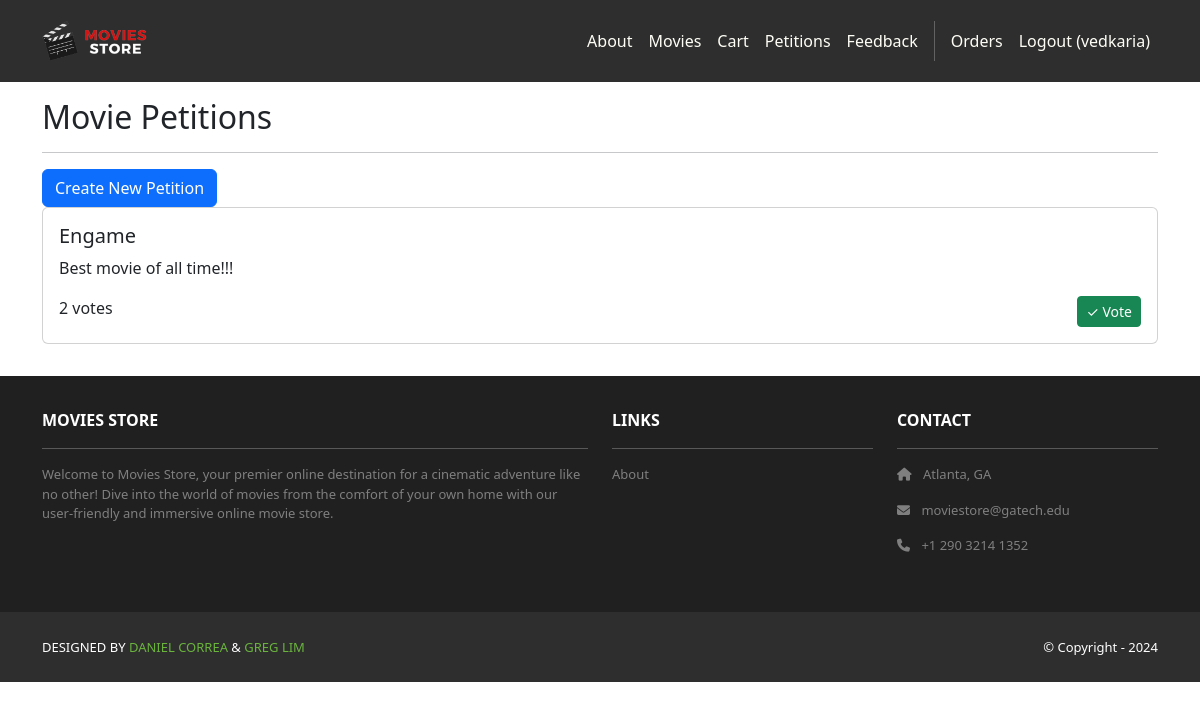
/petitions/ (signed in), run on the app's committed database.
### petitions/models.py (models this page shows, shortened)
class MoviePetition(models.Model):
    title = models.CharField(max_length=200)
    description = models.TextField()
    vote_count = models.IntegerField(default=0)

### petitions/views.py (the view)
# urls.py: path('', views.index, name='cart.index'),
def index(request):
    petitions = MoviePetition.objects.all()
    template_data = {}
    template_data['title'] = 'Movie Petitions'
    template_data['petitions'] = petitions
    return render(request, 'petitions/index.html', {'template_data': template_data})

### petitions/templates/petitions/index.html
{% extends 'base.html' %}
{% block content %}
<div class="p-3">
  <div class="container">
    <h2>Movie Petitions</h2>
    <hr />
    <a href="{% url 'petitions.create' %}" class="btn btn-primary">Create New Petition</a>
    {% if template_data.petitions %}
      {% for petition in template_data.petitions %}
        <div class="card mb-3">
          <div class="card-body">
            <h5>{{ petition.title }}</h5>
            <p>{{ petition.description }}</p>
            <div class="d-flex justify-content-between">
              <span>{{ petition.vote_count }} votes</span>
              <a href="/petitions/{{ petition.id }}/upvote/" class="btn btn-sm btn-success">
                ✓ Vote
              </a>
            </div>
          </div>
        </div>
      {% endfor %}
    {% endif %}
  </div>
</div>
{% endblock content %}

### moviesstore/templates/base.html (shortened to what this page needs)
<!DOCTYPE html>
<html>
  {% load static %}
  <head>
    <link href="https://cdn.jsdelivr.net/npm/bootstrap@5.3.3/dist/css/bootstrap.min.css" rel="stylesheet">
    <link rel="stylesheet" href="https://cdnjs.cloudflare.com/ajax/libs/font-awesome/6.1.1/css/all.min.css">
    <link rel="stylesheet" type="text/css" href="{% static 'css/style.css' %}">
  </head>
  <body>
    <nav class="p-3 navbar navbar-dark bg-dark navbar-expand-lg">
      <div class="container">
        <a class="navbar-brand" href="{% url 'home.index' %}">
          <img src="{% static 'img/logo.png' %}" alt="logo" height="40" />
        </a>
        <div class="collapse navbar-collapse" id="navbarNavAltMarkup">
          <div class="navbar-nav ms-auto navbar-ml">
            <a class="nav-link" href="{% url 'home.about' %}">About</a>
            <a class="nav-link" href="{% url 'movies.index' %}">Movies</a>
            <a class="nav-link" href="{% url 'cart:cart.index' %}">Cart</a>
            <a class="nav-link" href="{% url 'petitions.index' %}">Petitions</a>
            <a class="nav-link" href="{% url 'cart:cart.view_feedback' %}">Feedback</a>
            {% if user.is_authenticated %}
            <a class="nav-link" href="{% url 'accounts.orders' %}">Orders</a>
            <a class="nav-link" href="{% url 'accounts.logout' %}">Logout ({{ user.username }})</a>
            {% else %}
            <a class="nav-link" href="{% url 'accounts.login' %}">Login</a>
            <a class="nav-link" href="{% url 'accounts.signup' %}">Sign Up</a>
            {% endif %}
          </div>
        </div>
      </div>
    </nav>
    <div>
      {% block content %}
      {% endblock content %}
    </div>
    <section class="p-3 ms-footer d-none d-md-block">
      <div class="container">
        <div class="row mt-3 text-white">
          <div class="col-md-6 col-lg-6 col-xl-6 mx-auto mb-4">
            <b>MOVIES STORE</b>
            <hr />
            <p>Welcome to Movies Store, your premier online destination for a cinematic
              adventure like no other! Dive into the world of movies from the comfort of your own home with our user-friendly
              and immersive online movie store.</p>
          </div>
          <div class="col-md-3 col-lg-3 col-xl-3 mx-auto mb-4">
            <b>LINKS</b>
            <hr />
            <p><a class="nav-link" href="{% url 'home.about' %}">About</a></p>
          </div>
          <div class="col-md-3 col-lg-3 col-xl-3 mx-auto mb-4">
            <b>CONTACT</b>
            <hr />
            <p><i class="fas fa-home me-2"></i> Atlanta, GA</p>
            <p><i class="fas fa-envelope me-2"></i> moviestore@gatech.edu</p>
            <p><i class="fas fa-phone me-2"></i> +1 290 3214 1352</p>
          </div>
        </div>
      </div>
    </section>
    <section class="p-3 ms-footer-bottom bg-dark">
      <div class="container d-flex justify-content-between">
        <div class="me-5 text-white">
          <span>DESIGNED BY <a href="https://www.x.com/danielgarax" target="_blank">DANIEL CORREA</a> &
            <a href="https://www.x.com/greglim81" target="_blank">GREG LIM</a>
          </span>
        </div>
        <div class="text-white">
          <span>© Copyright - 2024</span>
        </div>
      </div>
    </section>
  </body>
</html>

### moviesstore/static/css/style.css (style rules this page uses)
.navbar a.nav-link { color: #FFFEF6 !important; }
.bg-dark { background-color: #2E2E2E !important; }
.ms-footer { background-color: #202020; }
.ms-footer p { color: #7F7F7F; font-size: 13px; }
.ms-footer-bottom span { font-size: 13px; line-height: 38px; }
.ms-footer-bottom a { color: #6ab43e; text-decoration: none; }

### data on the page
MoviePetition: title "Engame", description "Best movie of all time!!!", vote_count "2"

### other printed values
{{ user.username }} "vedkaria"
